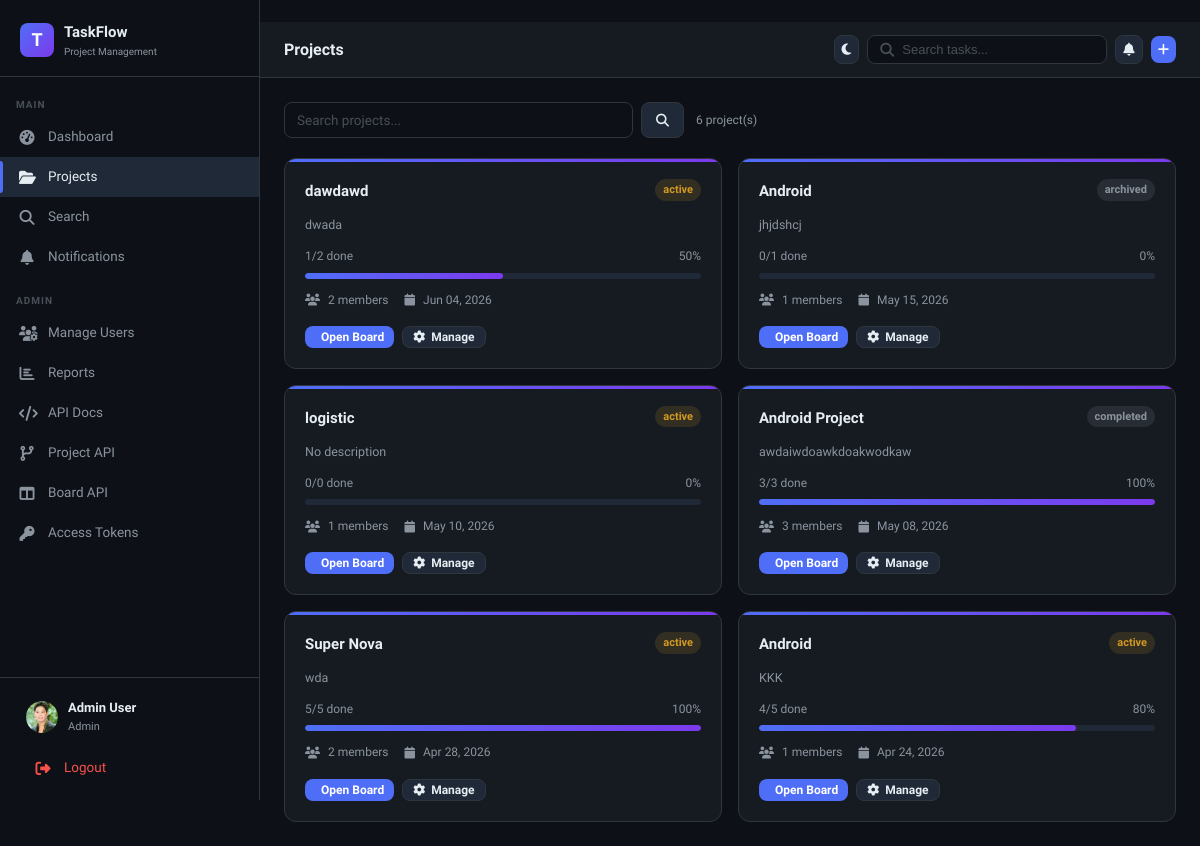
The page /projects/ (signed in) on the database as committed earlier.
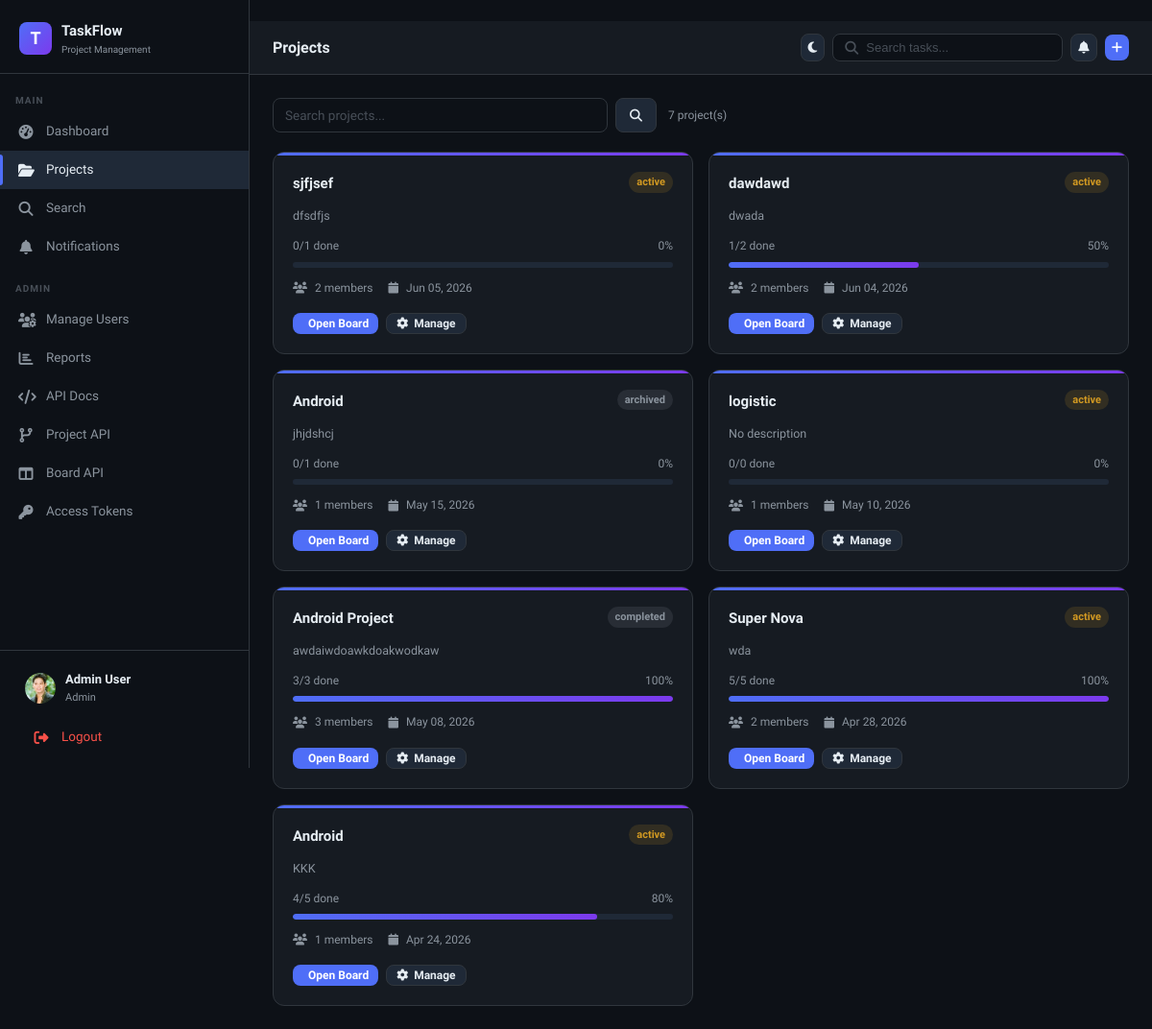
The same page on the database as committed later.
### core/models.py (models this page shows, shortened)
class Project(models.Model):
    STATUS_CHOICES = [("active", "Active"), ("archived", "Archived")]
    owner = models.ForeignKey(
        User, on_delete=models.CASCADE, related_name="owned_projects"
    )
    name = models.CharField(max_length=150)
    description = models.TextField(blank=True)
    status = models.CharField(
        max_length=20,
        choices=[("active", "Active"), ("completed", "Completed")],
        default="active",
    )
    created_at = models.DateTimeField(auto_now_add=True)
    deadline = models.DateField(null=True, blank=True)
    updated_at = models.DateTimeField(auto_now=True)
    @property
    def total_cards(self):
        return Card.objects.filter(list__board__project=self).count()
    @property
    def done_cards(self):
        return Card.objects.filter(list__board__project=self, status="done").count()
    @property
    def progress(self):
        total = self.total_cards
        return int((self.done_cards / total) * 100) if total > 0 else 0

### core/views.py (the view, shortened to what this page needs)
# urls.py: path('projects/', views.project_list, name='projects'),
@login_required
def project_list(request):
    user = request.user
    if user.is_admin:
        projects = Project.objects.all().order_by("-created_at")
    q = request.GET.get("q", "")
    if q:
        projects = projects.filter(name__icontains=q)
    context = {
        "projects": projects,
        "q": q,
        "unread_count": user.notifications.filter(is_read=False).count(),
    }
    return render(request, "projects/list.html", context)

### core/models.py (called while the page is built)
    @property
    def is_admin(self):
        return self.role == "admin"

### templates/projects/list.html (shortened to what this page needs)
﻿{% extends 'base.html' %}
{% block page_title %}Projects{% endblock %}
{% block topbar_extra %}
<a href="{% url 'project_create' %}" class="btn btn-icon btn-primary" title="New Project" aria-label="New Project"><i class="fa-solid fa-plus"></i></a>
{% endblock %}
{% block content %}
<div style="display:flex;align-items:center;gap:12px;margin-bottom:20px">
  <form method="get" style="flex:1;max-width:400px;display:flex;gap:8px">
    <input type="text" name="q" class="form-control" placeholder="Search projects..." value="{{ q }}">
    <button type="submit" class="btn btn-secondary"><i class="fa-solid fa-search"></i></button>
  </form>
  <span class="text-muted text-small">{{ projects|length }} project(s)</span>
</div>
{% if projects %}
<div class="project-grid">
  {% for project in projects %}
  <div class="project-card" style="cursor:default;transform:none">
    <div style="display:flex;justify-content:space-between;align-items:flex-start">
      <div class="project-name">{{ project.name }}</div>
      <span class="badge {% if project.status == 'active' %}badge-doing{% else %}badge-todo{% endif %}">{{ project.status }}</span>
    </div>
    <div class="project-desc">{{ project.description|truncatechars:80|default:"No description" }}</div>
    <div>
      <div style="display:flex;justify-content:space-between;font-size:12px;color:var(--text-muted);margin-bottom:6px">
        <span>{{ project.done_cards }}/{{ project.total_cards }} done</span>
        <span>{{ project.progress }}%</span>
      </div>
      <div class="progress-bar"><div class="progress-fill" style="width:{{ project.progress }}%"></div></div>
    </div>
    <div style="display:flex;align-items:center;gap:8px;font-size:12px;color:var(--text-muted)">
      <i class="fa-solid fa-users"></i> {{ project.members.count }} members
      <i class="fa-solid fa-calendar" style="margin-left:8px"></i> {{ project.created_at|date:"M d, Y" }}
    </div>
    <div style="display:flex;gap:8px;margin-top:4px">
      {% with board=project.boards.first %}
      {% if board %}
      <a href="{% url 'board' project.id board.id %}" class="btn btn-primary btn-sm">
         Open Board
      </a>
      {% endif %}
      {% endwith %}
      <a href="{% url 'project_detail' project.id %}" class="btn btn-secondary btn-sm">
        <i class="fa-solid fa-gear"></i> Manage
      </a>
    </div>
  </div>
  {% endfor %}
</div>
{% endif %}
{% endblock %}

Rows that differ between the two databases and show on the page:
added Project: name "sjfjsef", status "active", description "dfsdfjs", done_cards "0", total_cards "1", progress "0", members.count "2", created_at "Jun 05, 2026"
Other text that changed with them:
{{ projects|length }}: "6" → "7"
